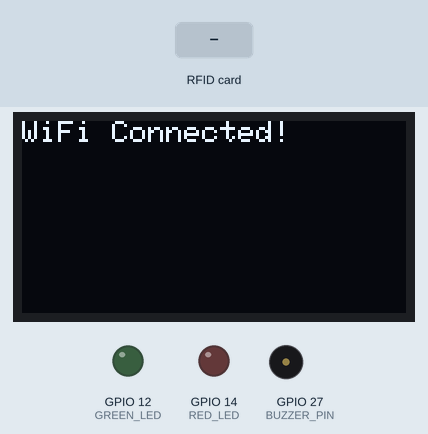
Bench run of a sketch on a simulated ESP32. On the bench: 128×64 one-colour display, output pins drawn as LEDs (lit = HIGH), buzzer (waves = sounding, pin HIGH). The test bench sets the inputs (shaded band). WiFi joins after 1.5 s; servers stay silent unless stated; uploads are accepted with an empty reply; what the sketch prints to the serial monitor is not drawn.

Above: at 1.7 s.
At 4.8 s:
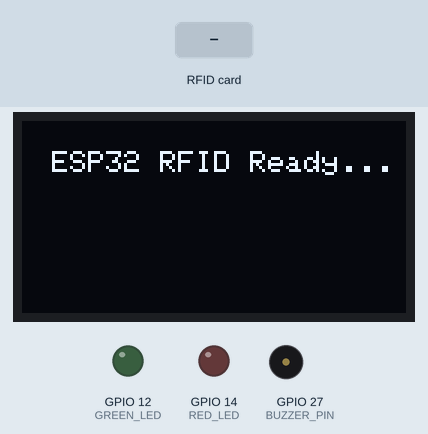
4.9 s: RFID card 5E 7A 19 C4 held to the reader
At 5.35 s:
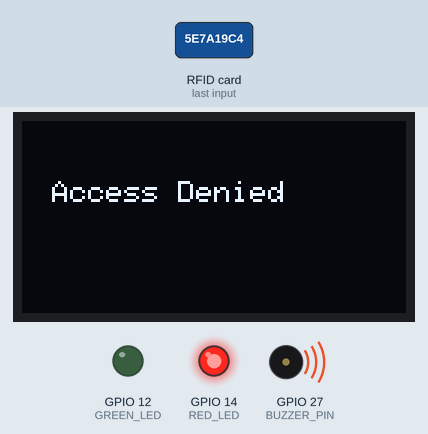
At 6.9 s:
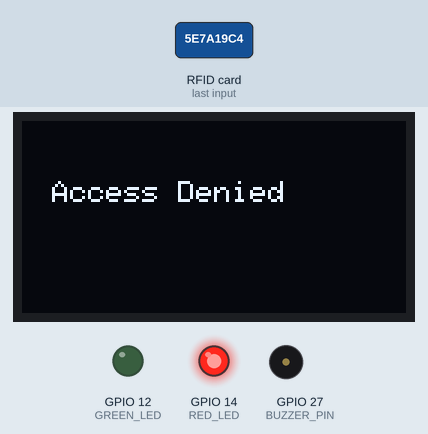
Timing chart, 0 to 10.7 s (numbered marks = the images above; inputs shaded):
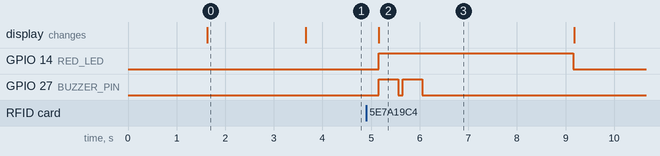

The sketch:

RFID_Check_FB.ino
```cpp
#include <WiFi.h>
#include <HTTPClient.h>
#include <Adafruit_GFX.h>
#include <Adafruit_SSD1306.h>
#include <MFRC522.h>

#define WIFI_SSID "wifi"
#define WIFI_PASSWORD "password"

#define FIREBASE_HOST "https://temp-reader-iot-default-rtdb.firebaseio.com/authorized"
#define FIREBASE_TOKEN "AIzaSyAHDEox5BGGff-Loi-tmE2tG-zqBTgVDvQ"

#define SCREEN_WIDTH 128
#define SCREEN_HEIGHT 64
#define OLED_RESET -1
Adafruit_SSD1306 display(SCREEN_WIDTH, SCREEN_HEIGHT, &Wire, OLED_RESET);

#define SS_PIN 2
#define RST_PIN 5
#define GREEN_LED 12
#define RED_LED 14
#define BUZZER_PIN 27
MFRC522 rfid(SS_PIN, RST_PIN);

void connectToWiFi();
void showMessage(String msg);
String getUIDAsNumber(byte *uid, byte size);
bool isAuthorized(String uid);
void beep(int times, int duration);
void resetIndicators();
void resetToReadyMessage();

void setup() {
    Serial.begin(115200);
    SPI.begin();
    rfid.PCD_Init();

    pinMode(GREEN_LED, OUTPUT);
    pinMode(RED_LED, OUTPUT);
    pinMode(BUZZER_PIN, OUTPUT);
    digitalWrite(GREEN_LED, LOW);
    digitalWrite(RED_LED, LOW);
    digitalWrite(BUZZER_PIN, LOW);

    if (!display.begin(SSD1306_SWITCHCAPVCC, 0x3C)) {
        while (true);
    }

    connectToWiFi();
    resetToReadyMessage();
}

void loop() {
    if (!rfid.PICC_IsNewCardPresent() || !rfid.PICC_ReadCardSerial()) {
        return;
    }

    String uidString = getUIDAsNumber(rfid.uid.uidByte, rfid.uid.size);
    Serial.println("Scanned UID: " + uidString);

    if (isAuthorized(uidString)) {
        showMessage("Access Granted");
        Serial.println("Access Granted");
        digitalWrite(GREEN_LED, HIGH);
        beep(1, 200);
    } else {
        showMessage("Access Denied");
        Serial.println("Access Denied");
        digitalWrite(RED_LED, HIGH);
        beep(2, 400);
    }

    delay(3000);
    resetIndicators();
    resetToReadyMessage();
    rfid.PICC_HaltA();
}

void connectToWiFi() {
    display.clearDisplay();
    display.setCursor(0, 0);
    display.print("Connecting to WiFi...");
    display.display();
    Serial.print("Connecting to WiFi: ");
    Serial.println(WIFI_SSID);

    WiFi.begin(WIFI_SSID, WIFI_PASSWORD);
    while (WiFi.status() != WL_CONNECTED) {
        delay(500);
    }

    display.clearDisplay();
    display.setCursor(0, 0);
    display.println("WiFi Connected!");
    display.display();
    Serial.println("WiFi Connected!");
    delay(2000);
}

void showMessage(String msg) {
    display.clearDisplay();
    display.setTextSize(1);
    display.setTextColor(WHITE);
    display.setCursor(10, 20);
    display.println(msg);
    display.display();
}

String getUIDAsNumber(byte *uid, byte size) {
    String uidString = "";
    for (byte i = 0; i < size; i++) {
        uidString += String(uid[i]);
    }
    return uidString;
}

bool isAuthorized(String uid) {
    if (WiFi.status() == WL_CONNECTED) {
        HTTPClient http;
        String url = String(FIREBASE_HOST) + "/" + uid + ".json?auth=" + FIREBASE_TOKEN;
        Serial.println("Requesting URL: " + url);
        http.begin(url);

        int httpCode = http.GET();
        bool authorized = false;

        if (httpCode == 200) {
            String payload = http.getString();
            Serial.println("Firebase Response: " + payload);
            if(payload == "1"){
                authorized = payload == "1";
            }
        } else {
            Serial.println("HTTP Error Code: " + String(httpCode));
        }

        http.end();
        return authorized;
    } else {
        display.clearDisplay();
        display.setCursor(0, 0);
        display.println("WiFi not connected");
        display.display();
        Serial.println("WiFi not connected");
        delay(2000);
        return false;
    }
}

void beep(int times, int duration) {
    for (int i = 0; i < times; i++) {
        digitalWrite(BUZZER_PIN, HIGH);
        delay(duration);
        digitalWrite(BUZZER_PIN, LOW);
        delay(100);
    }
}

void resetIndicators() {
    digitalWrite(GREEN_LED, LOW);
    digitalWrite(RED_LED, LOW);
    digitalWrite(BUZZER_PIN, LOW);
}

void resetToReadyMessage() {
    display.clearDisplay();
    display.setTextSize(1);
    display.setTextColor(WHITE);
    display.setCursor(10, 10);
    display.println("ESP32 RFID Ready...");
    display.display();
}
```

Measured:
- after the input at 4.9 s, GPIO 14 (RED_LED): LOW → HIGH after 0.25 s, → LOW 4.0 s later; GPIO 27 (BUZZER_PIN): alternates HIGH for 0.40 s and LOW for 0.10 s, 4 changes in all, then stays LOW, starting after 0.25 s; the display: changes after 0.25 s (image 2)
- what the display in image 0 shows lasts 2.1 s, from 1.6 s to 3.7 s
